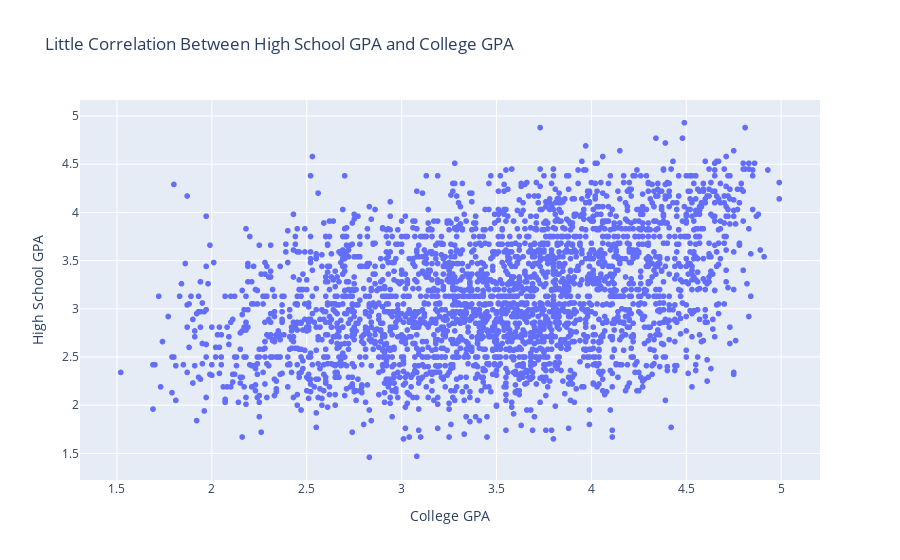

Notebook cell for this chart:
### Markdown cell above
Next, I was curious to see how correlated a student's high-school GPA is to their final GPA, especially considering the emphasis colleges put on GPA when applying.

### Code cell
px.scatter(df, x= 'CGPA', y= 'SGPA', title = "Little Correlation Between High School GPA and College GPA", labels={'SGPA':'High School GPA', 'CGPA':'College GPA'})

### Figure 1 — Plotly figure (JSON) as saved in the notebook; plotly's stock layout.template omitted (floating-point values rounded to 4 significant figures; data arrays with more than 128 entries replaced by an {"elided": "..."} marker saying what was removed)
{"data": [{"hovertemplate": "College GPA=%{x}<br>High School GPA=%{y}<extra></extra>", "legendgroup": "", "marker": {"color": "#636efa", "symbol": "circle"}, "mode": "markers", "name": "", "showlegend": false, "type": "scattergl", "x": {"elided": "3046 float values"}, "xaxis": "x", "y": {"elided": "3046 float values"}, "yaxis": "y"}], "layout": {"legend": {"tracegroupgap": 0}, "title": {"text": "Little Correlation Between High School GPA and College GPA"}, "xaxis": {"anchor": "y", "domain": [0, 1], "title": {"text": "College GPA"}}, "yaxis": {"anchor": "x", "domain": [0, 1], "title": {"text": "High School GPA"}}}}
